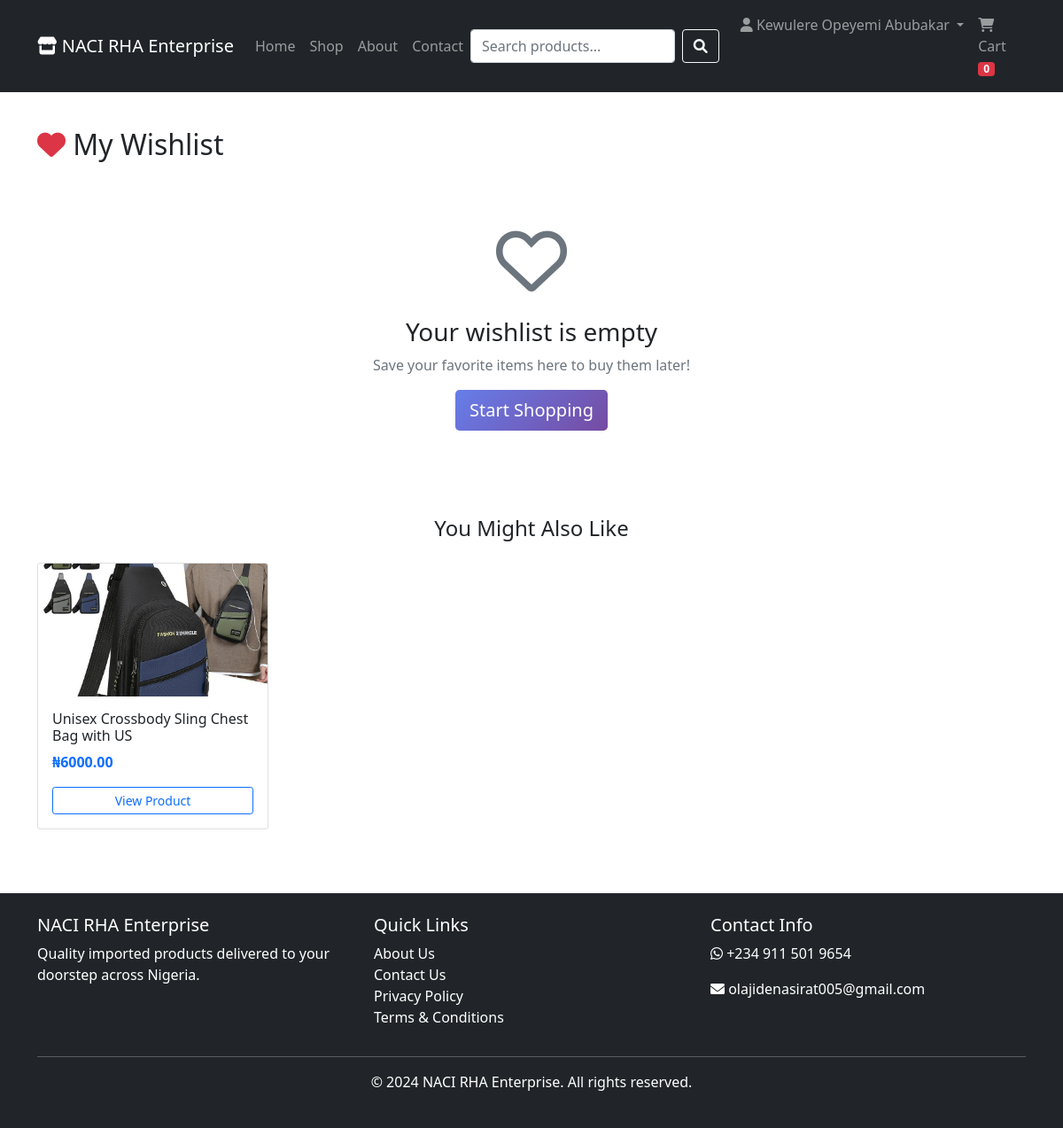
Page /wishlist (signed in) on the earlier database version.
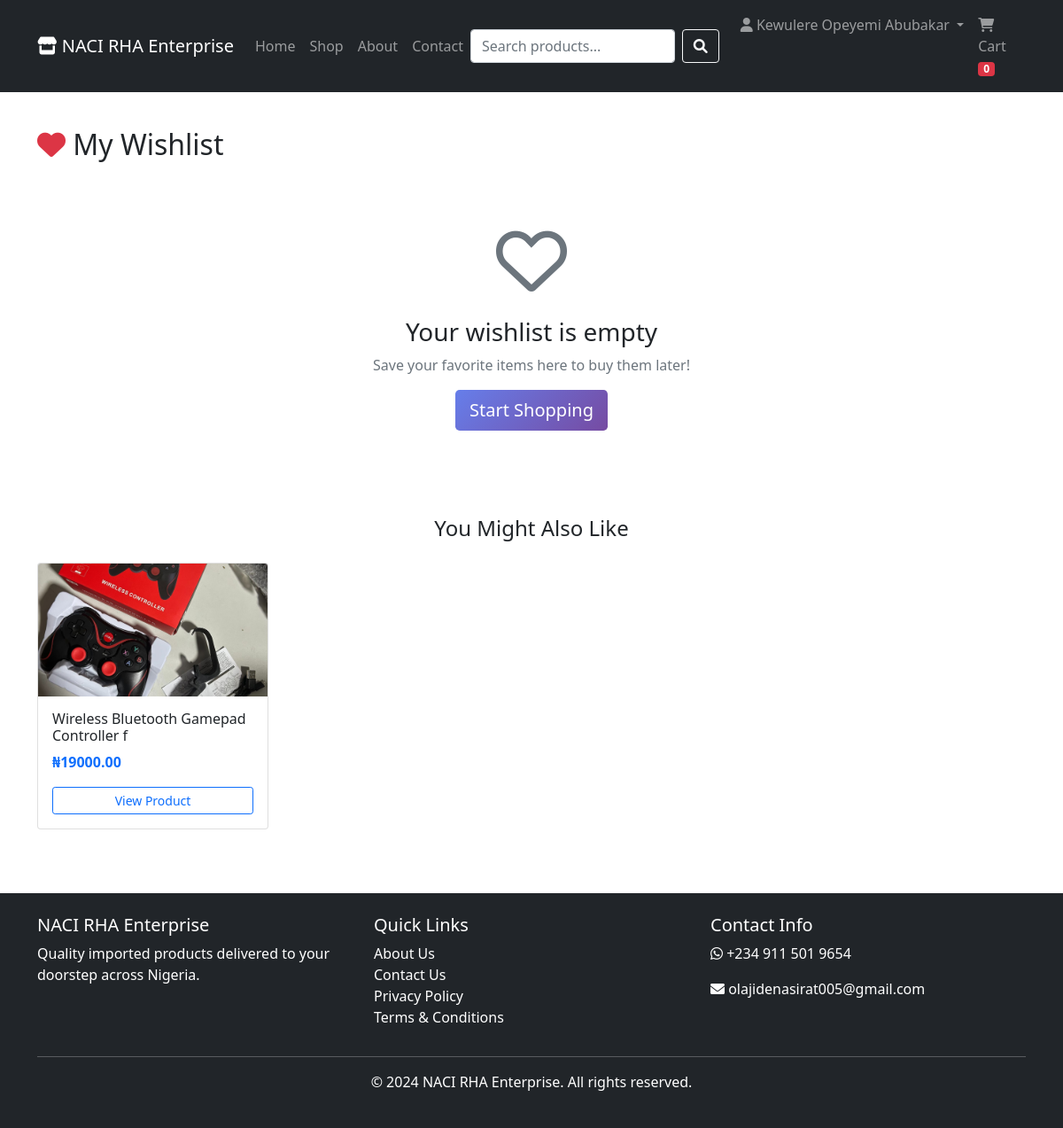
Same page on the later database version.
### models.py (models this page shows, shortened)
class Product(db.Model):
    __tablename__ = 'products'
    id = db.Column(db.Integer, primary_key=True)
    name = db.Column(db.String(200), nullable=False)
    description = db.Column(db.Text, nullable=False)
    price = db.Column(db.Float, nullable=False)
    compare_price = db.Column(db.Float)
    stock = db.Column(db.Integer, default=0)
    sku = db.Column(db.String(50), unique=True)
    brand = db.Column(db.String(100))
    rating = db.Column(db.Float, default=0)
    rating_count = db.Column(db.Integer, default=0)
    is_featured = db.Column(db.Boolean, default=False)
    is_bestseller = db.Column(db.Boolean, default=False)
    is_new = db.Column(db.Boolean, default=False)
    discount_percent = db.Column(db.Integer, default=0)
    created_at = db.Column(db.DateTime, default=datetime.utcnow)
    category_id = db.Column(db.Integer, db.ForeignKey('categories.id'))
    images = db.relationship('ProductImage', backref='product', lazy=True)
    order_items = db.relationship('OrderItem', backref='product', lazy=True)
    reviews = db.relationship('Review', backref='product', lazy=True)

class ProductImage(db.Model):
    __tablename__ = 'product_images'
    id = db.Column(db.Integer, primary_key=True)
    product_id = db.Column(db.Integer, db.ForeignKey('products.id'), nullable=False)
    image_url = db.Column(db.String(200), nullable=False)
    is_main = db.Column(db.Boolean, default=False)

### app.py (the view, shortened to what this page needs)
@app.route('/wishlist')
@login_required
def wishlist():
    wishlist_entries = Wishlist.query.filter_by(user_id=current_user.id).all()
    wishlist_items = []
    suggested_products = Product.query.filter_by(is_bestseller=True).limit(4).all()
    if not suggested_products:
        suggested_products = Product.query.filter_by(is_featured=True).limit(4).all()
    if not suggested_products:
        suggested_products = Product.query.limit(4).all()
    return render_template('wishlist.html',
                         wishlist_items=wishlist_items,
                         products=suggested_products)

### app.py (called while the page is built)
@login_manager.user_loader
def load_user(user_id):
    return User.query.get(int(user_id))

### templates/wishlist.html (shortened to what the changed rows need)
{% extends "base.html" %}
{% block content %}
<div class="container my-4">
    <h2 class="mb-4">
        <i class="fas fa-heart text-danger"></i> My Wishlist
    </h2>
    {% if wishlist_items %}
        <div class="row g-4">
            {% for item in wishlist_items %}
            <div class="col-md-3 col-sm-6">
                <div class="card product-card h-100">
                    {% set product = item.product %}
                    {% if product.discount_percent > 0 %}
                    <span class="discount-badge">-{{ product.discount_percent }}%</span>
                    {% endif %}
                    <img src="{{ url_for('static', filename='uploads/' + (product.images[0].image_url if product.images else 'placeholder.png')) }}"
                         class="card-img-top"
                         alt="{{ product.name }}"
                         style="height: 200px; object-fit: cover;">
                    <div class="card-body">
                        <h6 class="card-title">{{ product.name[:50] }}</h6>
                        {% if product.brand %}
                        <p class="small text-muted mb-2">{{ product.brand }}</p>
                        {% endif %}
                        <div class="price mb-2">
                            {% if product.discount_percent > 0 %}
                            <span class="text-muted text-decoration-line-through">₦{{ "%.2f"|format(product.price) }}</span>
                            <span class="text-danger fw-bold ms-2">₦{{ "%.2f"|format(product.final_price) }}</span>
                            {% else %}
                            <span class="text-primary fw-bold">₦{{ "%.2f"|format(product.price) }}</span>
                            {% endif %}
                        </div>
                        <div class="rating mb-3">
                            {% for i in range(5) %}
                                {% if i < product.rating|int %}
                                <i class="fas fa-star text-warning"></i>
                                {% else %}
                                <i class="far fa-star text-warning"></i>
                                {% endif %}
                            {% endfor %}
                            <span class="small text-muted">({{ product.rating_count }})</span>
                        </div>
                        <div class="mb-3">
                            {% if product.in_stock %}
                            <span class="badge bg-success">In Stock ({{ product.stock }} available)</span>
                            {% else %}
                            <span class="badge bg-danger">Out of Stock</span>
                            {% endif %}
                        </div>
                        <div class="d-grid gap-2">
                            {% if product.in_stock %}
                            <form action="{{ url_for('add_to_cart', product_id=product.id) }}" method="post">
                                <input type="hidden" name="quantity" value="1">
                                <button type="submit" class="btn btn-primary w-100">
                                    <i class="fas fa-shopping-cart"></i> Add to Cart
                                </button>
                            </form>
                            {% else %}
                            <button class="btn btn-secondary w-100" disabled>
                                <i class="fas fa-ban"></i> Out of Stock
                            </button>
                            {% endif %}
                            <a href="{{ url_for('product_detail', product_id=product.id) }}" class="btn btn-outline-secondary">
                                <i class="fas fa-eye"></i> Quick View
                            </a>
                            <a href="{{ url_for('remove_from_wishlist', product_id=product.id) }}"
                               class="btn btn-outline-danger"
                               onclick="return confirm('Remove this item from your wishlist?')">
                                <i class="fas fa-trash"></i> Remove
                            </a>
                        </div>
                    </div>
                </div>
            </div>
            {% endfor %}
        </div>
        <div class="row mt-5">
            <div class="col-12">
                <div class="card bg-light">
                    <div class="card-body">
                        <div class="row align-items-center">
                            <div class="col-md-6">
                                <h5 class="mb-0">{{ wishlist_items|length }} items in your wishlist</h5>
                            </div>
                            <div class="col-md-6 text-md-end">
                                <form action="{{ url_for('add_all_to_cart') }}" method="post">
                                    <button type="submit" class="btn btn-success">
                                        <i class="fas fa-shopping-cart"></i> Add All to Cart
                                    </button>
                                </form>
                            </div>
                        </div>
                    </div>
                </div>
            </div>
        </div>
    {% else %}
        {% if products %}
        <div class="mt-5">
            <div class="row g-4">
                {% for product in products %}
                <div class="col-md-3 col-sm-6">
                    <div class="card h-100">
                        <img src="{{ url_for('static', filename='uploads/' + (product.images[0].image_url if product.images else 'placeholder.png')) }}"
                             class="card-img-top"
                             style="height: 150px; object-fit: cover;">
                        <div class="card-body">
                            <h6 class="card-title">{{ product.name[:40] }}</h6>
                            <p class="text-primary fw-bold">₦{{ "%.2f"|format(product.price) }}</p>
                            <a href="{{ url_for('product_detail', product_id=product.id) }}" class="btn btn-sm btn-outline-primary w-100">View Product</a>
                        </div>
                    </div>
                </div>
                {% endfor %}
            </div>
        </div>
        {% endif %}
    {% endif %}
</div>
{% endblock %}

Differences in the rows shown:
no longer on this page (row unchanged): Product: image_url (picture), name "Unisex Crossbody Sling Chest Bag with US", price "6000.00"
added Product: image_url (picture), name "Wireless Bluetooth Gamepad Controller f", price "19000.00"
